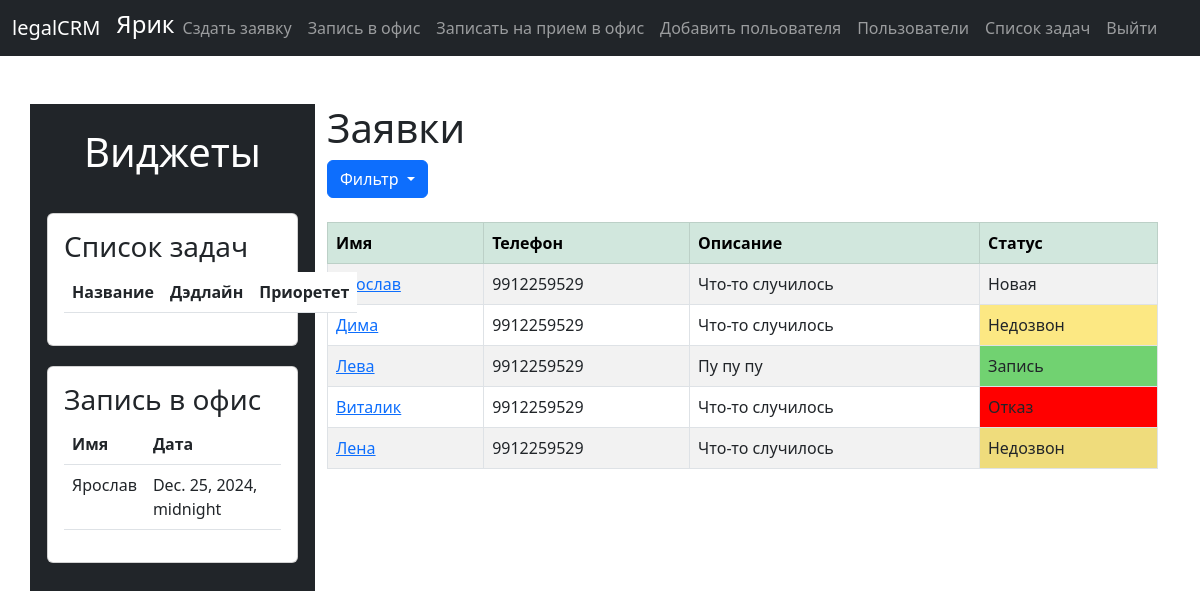
/ (signed in), run on the app's committed database.
### accounts/models.py (models this page shows)
class User(AbstractUser):
    status = models.CharField(max_length=50)

### coming/models.py (models this page shows)
class Coming(models.Model):
    date = models.DateTimeField()
    come = models.BooleanField(default=False)
    lead = models.OneToOneField(Record, on_delete=models.CASCADE, default=None,
                                null=True,
                                blank=True, related_name='coming')

### leads/models.py (models this page shows)
class Record(models.Model):
    name = models.CharField(max_length=50,default=None, null=True)
    phone = models.CharField(max_length=50, default=None, null=True)
    description  = models.CharField(max_length=500, default=None, null=True)
    status = models.CharField(max_length=50,  default='Новая', null=True)
    created_at = models.DateTimeField(auto_now_add=True)
    employees_KC = models.CharField(max_length=50, default="Не прикреплен")
    employees_UPP = models.CharField(max_length=50,default="Не прикреплен")
    in_work = models.BooleanField(default=False)
    def __str__(self):
        return f"{self.name}"

### leads/views.py (the view)
# urls.py: path("", views.home, name='home'),
def home(request):
    current_time = datetime.datetime.now()
    year = current_time.year
    month = current_time.month
    day = current_time.day
    now = f"{year}-{month}-{day}"
    print(now)
    todolist = ToDoList.objects.all()
    records = Record.objects.all().reverse()
    coming = Coming.objects.all()
    user  =  User.objects.all()
    if request.method == "POST":
        username = request.POST["username"]
        password = request.POST["password"]
        user = authenticate(request, username=username, password=password)
        if user is not None:
            login(request, user)
            return redirect("home")
        else:
            messages.warning(request, "Не правельный логин или пароль")
            return redirect("home")
    else:
        return render(request, "home.html", {"records": records, 'users':user, 'todolist':todolist, "comings":coming, "now":now})

### leads/templates/home.html (shortened to what this page needs)
{% extends "base.html" %}
{% block content %}
{% if user.is_authenticated %}
<div class="row">
    <div class="tasks col-3 ">
        <ul class="tasks__list">
            <br>
            <h1 class="tasks__title" style="color:#fff;     text-align: center;">Виджеты</h1>
            <br>
    <li class="tasks__item"><div class="card" style="width: 25rem">
        <div class="card-body ">
      <h3>Список задач</h3>
            <table class="table myaccordion" id="accordion">
                <thead>
                <tr>
                    <th>Название</th>
                    <th>Дэдлайн</th>
                    <th>Приоретет</th>
                </tr>
                </thead>
            </table>
        </div>
    </div>
            <li class="tasks__item">
                <div class="card" style="width: 25rem">
                    <div class="card-body ">
      <h3>Запись в офис</h3>
    <table class="table myaccordion" id="accordion">
						  <thead>
						    <tr>
						      <th>Имя</th>
						      <th>Дата</th>
						    </tr>
						  </thead>
							{% for coming in comings %}
						  <tbody>
						    <tr data-toggle="collapse" data-target="#collapseOne" aria-expanded="true" aria-controls="collapseOne">
						      <td>{{coming.lead}}</td>
						      <td>{{coming.date}}</td>
						    </tr>
						  </tbody>{% endfor %}
						</table>
  </div>
</div></li>
    <li class="tasks__item" style="height: 200px;" ></li>
  </ul>
    </div>
    <div class="col">
    <h1>Заявки</h1>
        <div class="btn-group">
  <button type="button" class="btn btn-primary dropdown-toggle" data-bs-toggle="dropdown" aria-expanded="false">
    Фильтр
  </button>
</div>
        <br>
    <table class="table table-striped table-bordered table-hover">
      <thead class="table-success">
        <tr>
          <th scope="col">Имя</th>
          <th scope="col">Телефон</th>
          <th scope="col">Описание</th>
          <th scope="col">Статус</th>
        </tr>
      </thead>
        <br>
      <tbody>
        {% if records %}
          {% for record in records %}
        {% if user.status == "Директор КЦ" and record.in_work == 0 or user.status == "Директор КЦ" and record.in_work == 1 or user.status == "Директор ЮПП" and record.in_work == 1 or user.status == "Юрист пирвичник" and record.employees_UPP == user.username or user.status == "Оператор" and record.employees_KC == user.username or user.status == "Менеджер" or user.status == "Администратор"%}
        <tr>
          <td>
              <a href="{% url 'record' record.id %}">{{ record.name }}</a>
          </td>
          <td>
            {{ record.phone }}
          </td>
          <td>
            {{ record.description|slice:"40" }}
          </td>
            {% if record.status == "Новая" %}
            <td>{{ record.status }}</td>
            {% elif record.status == "Брак" %}
            <td style=" background-color:#B39F7A; ">{{ record.status }}</td>
            {% elif record.status == "Недозвон" %}
            <td style=" background-color:#FCE883; ">{{ record.status }}</td>
            {% elif record.status == "Перезвон" %}
            <td style=" background-color:#FF7514;">{{ record.status }}</td>
            {% elif record.status == "Запись" %}
            <td style=" background-color:#77DD77;">{{ record.status }}</td>
            {% elif record.status == "Отказ" %}
            <td style=" background-color:#ff0000;">{{ record.status }}</td>
            {%endif%}
        </tr>
        {% endif %}
        {% endfor %}
        {% endif %}
      </tbody>
    </table>
</div>
</div>
        {% endif%}
{% endblock content %}

### leads/templates/navbar.html (shortened to what this page needs)
<nav class="navbar navbar-expand-lg navbar-dark bg-dark">
    <div class="container-fluid">
      <a class="navbar-brand" href="{% url 'home' %}">legalCRM</a>
        <li class="nav-item" style=" display: flex; ">
            <h4 style="color:#fff;">{{ user.username }}</h4>
          </li>
      <div class="collapse navbar-collapse" id="navbarSupportedContent">
        <ul class="navbar-nav me-auto mb-2 mb-lg-0">
          {% if user.is_authenticated %}
          {% if user.status == "Директор КЦ" or user.status == "Администратор" %}
          <li class="nav-item">
            <a class="nav-link"  href="{% url 'add_record'%}">Сздать заявку</a>
          </li>
            <li class="nav-item">
                    <a class="nav-link"  href="{% url 'appointments'%}">Запись в офис</a>
              </li>
            <li class="nav-item">
                    <a class="nav-link"  href="{% url 'add_appointments'%}">Записать на прием в офис</a>
              </li>
          {% endif %}
          {% if user.status == "Администратор"%}
          <li class="nav-item">
              <a class="nav-link"  href="{% url 'reg'%}">Добавить польователя</a>
            </li>
            <li class="nav-item">
                <a class="nav-link"  href="{% url 'employees'%}">Пользователи</a>
            </li>
            <li class="nav-item">
                    <a class="nav-link"  href="{% url 'todolist'%}">Список задач</a>
              </li>
            {% endif %}
            {% else%}
            <li class="nav-item">
              <a class="nav-link"  href="{% url 'home'%}">Login</a>
            </li>
          {% endif %}
            <li class="nav-item">
            <a class="nav-link"  href="{% url 'logout'%}">Выйти</a>
          </li>
        </ul>
      </div>
    </div>
  </nav>

### leads/templates/home.html (style rules this page uses)
.tasks__list { margin: 0; padding: 0; list-style: none; }
.tasks { background-color: #212529; }
.tasks__item { transition: background-color 0.5s; margin-bottom: 10px; padding: 5px; display: flex; justify-content: center; border-radius: 10px; cursor: move; transition: background-color 0.5s; }

### data on the page
User: username "Ярик"
Coming: lead "Ярослав", date "Dec. 25, 2024, midnight"
Record: name "Ярослав", phone "9912259529", description "Что-то случилось", status "Новая"
Record: name "Дима", phone "9912259529", description "Что-то случилось", status "Недозвон"
Record: name "Лева", phone "9912259529", description "Пу пу пу", status "Запись"
Record: name "Виталик", phone "9912259529", description "Что-то случилось", status "Отказ"
Record: name "Лена", phone "9912259529", description "Что-то случилось", status "Недозвон"
